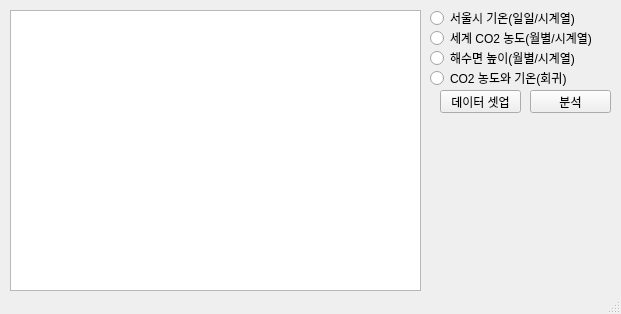
<?xml version="1.0" encoding="UTF-8"?>
<ui version="4.0">
 <class>MainWindow</class>
 <widget class="QMainWindow" name="MainWindow">
  <property name="geometry">
   <rect>
    <x>0</x>
    <y>0</y>
    <width>621</width>
    <height>314</height>
   </rect>
  </property>
  <property name="windowTitle">
   <string>MainWindow</string>
  </property>
  <widget class="QWidget" name="centralwidget">
   <widget class="QRadioButton" name="radioButton_1">
    <property name="geometry">
     <rect>
      <x>430</x>
      <y>10</y>
      <width>181</width>
      <height>16</height>
     </rect>
    </property>
    <property name="text">
     <string>서울시 기온(일일/시계열)</string>
    </property>
   </widget>
   <widget class="QRadioButton" name="radioButton_2">
    <property name="geometry">
     <rect>
      <x>430</x>
      <y>30</y>
      <width>181</width>
      <height>16</height>
     </rect>
    </property>
    <property name="text">
     <string>세계 CO2 농도(월별/시계열)</string>
    </property>
   </widget>
   <widget class="QRadioButton" name="radioButton_3">
    <property name="geometry">
     <rect>
      <x>430</x>
      <y>50</y>
      <width>181</width>
      <height>16</height>
     </rect>
    </property>
    <property name="text">
     <string>해수면 높이(월별/시계열)</string>
    </property>
   </widget>
   <widget class="QRadioButton" name="radioButton_4">
    <property name="geometry">
     <rect>
      <x>430</x>
      <y>70</y>
      <width>181</width>
      <height>16</height>
     </rect>
    </property>
    <property name="text">
     <string>CO2 농도와 기온(회귀)</string>
    </property>
   </widget>
   <widget class="QPushButton" name="pushButton_1">
    <property name="geometry">
     <rect>
      <x>440</x>
      <y>90</y>
      <width>81</width>
      <height>23</height>
     </rect>
    </property>
    <property name="text">
     <string>데이터 셋업</string>
    </property>
   </widget>
   <widget class="QPushButton" name="pushButton_2">
    <property name="geometry">
     <rect>
      <x>530</x>
      <y>90</y>
      <width>81</width>
      <height>23</height>
     </rect>
    </property>
    <property name="text">
     <string>분석</string>
    </property>
   </widget>
   <widget class="QGraphicsView" name="graphicsView">
    <property name="geometry">
     <rect>
      <x>10</x>
      <y>10</y>
      <width>411</width>
      <height>281</height>
     </rect>
    </property>
   </widget>
   <widget class="QLabel" name="short_text">
    <property name="geometry">
     <rect>
      <x>430</x>
      <y>120</y>
      <width>181</width>
      <height>171</height>
     </rect>
    </property>
    <property name="text">
     <string/>
    </property>
   </widget>
  </widget>
  <widget class="QStatusBar" name="statusbar"/>
 </widget>
 <resources/>
 <connections/>
</ui>
